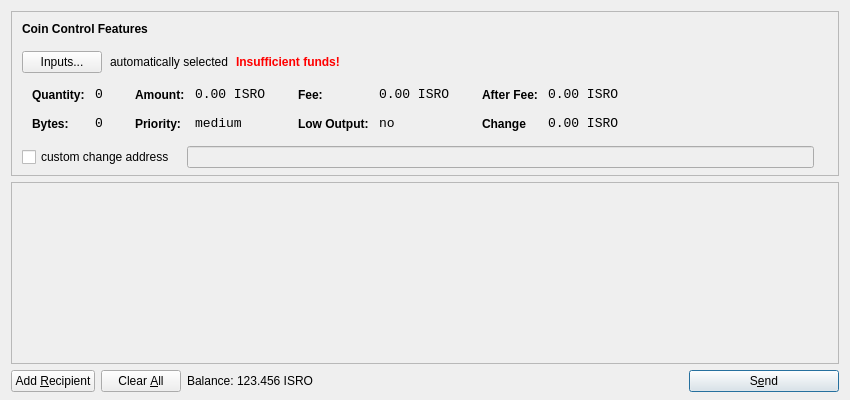
<?xml version="1.0" encoding="UTF-8"?>
<ui version="4.0">
 <class>SendCoinsDialog</class>
 <widget class="QDialog" name="SendCoinsDialog">
  <property name="geometry">
   <rect>
    <x>0</x>
    <y>0</y>
    <width>850</width>
    <height>400</height>
   </rect>
  </property>
  <property name="windowTitle">
   <string>Send Coins</string>
  </property>
  <layout class="QVBoxLayout" name="verticalLayout" stretch="0,1,0">
   <property name="bottomMargin">
    <number>8</number>
   </property>
   <item>
    <widget class="QFrame" name="frameCoinControl">
     <property name="sizePolicy">
      <sizepolicy hsizetype="Expanding" vsizetype="Expanding">
       <horstretch>0</horstretch>
       <verstretch>0</verstretch>
      </sizepolicy>
     </property>
     <property name="maximumSize">
      <size>
       <width>16777215</width>
       <height>16777215</height>
      </size>
     </property>
     <property name="frameShape">
      <enum>QFrame::StyledPanel</enum>
     </property>
     <property name="frameShadow">
      <enum>QFrame::Sunken</enum>
     </property>
     <layout class="QVBoxLayout" name="verticalLayoutCoinControl2">
      <property name="spacing">
       <number>-1</number>
      </property>
      <property name="leftMargin">
       <number>0</number>
      </property>
      <property name="topMargin">
       <number>0</number>
      </property>
      <property name="rightMargin">
       <number>0</number>
      </property>
      <property name="bottomMargin">
       <number>6</number>
      </property>
      <item>
       <layout class="QVBoxLayout" name="verticalLayoutCoinControl" stretch="0,0,0,0,1">
        <property name="spacing">
         <number>0</number>
        </property>
        <property name="leftMargin">
         <number>10</number>
        </property>
        <property name="topMargin">
         <number>10</number>
        </property>
        <item>
         <layout class="QHBoxLayout" name="horizontalLayoutCoinControl1">
          <property name="bottomMargin">
           <number>15</number>
          </property>
          <item>
           <widget class="QLabel" name="labelCoinControlFeatures">
            <property name="sizePolicy">
             <sizepolicy hsizetype="Preferred" vsizetype="Maximum">
              <horstretch>0</horstretch>
              <verstretch>0</verstretch>
             </sizepolicy>
            </property>
            <property name="font">
             <font>
              <weight>75</weight>
              <bold>true</bold>
             </font>
            </property>
            <property name="styleSheet">
             <string notr="true">font-weight:bold;</string>
            </property>
            <property name="text">
             <string>Coin Control Features</string>
            </property>
           </widget>
          </item>
         </layout>
        </item>
        <item>
         <layout class="QHBoxLayout" name="horizontalLayoutCoinControl2" stretch="0,0,0,0">
          <property name="spacing">
           <number>8</number>
          </property>
          <property name="bottomMargin">
           <number>10</number>
          </property>
          <item>
           <widget class="QPushButton" name="pushButtonCoinControl">
            <property name="styleSheet">
             <string notr="true"/>
            </property>
            <property name="text">
             <string>Inputs...</string>
            </property>
           </widget>
          </item>
          <item>
           <widget class="QLabel" name="labelCoinControlAutomaticallySelected">
            <property name="text">
             <string>automatically selected</string>
            </property>
            <property name="margin">
             <number>5</number>
            </property>
           </widget>
          </item>
          <item>
           <widget class="QLabel" name="labelCoinControlInsuffFunds">
            <property name="font">
             <font>
              <weight>75</weight>
              <bold>true</bold>
             </font>
            </property>
            <property name="styleSheet">
             <string notr="true">color:red;font-weight:bold;</string>
            </property>
            <property name="text">
             <string>Insufficient funds!</string>
            </property>
            <property name="margin">
             <number>5</number>
            </property>
           </widget>
          </item>
          <item>
           <spacer name="horizontalSpacerCoinControl">
            <property name="orientation">
             <enum>Qt::Horizontal</enum>
            </property>
            <property name="sizeHint" stdset="0">
             <size>
              <width>40</width>
              <height>1</height>
             </size>
            </property>
           </spacer>
          </item>
         </layout>
        </item>
        <item>
         <widget class="QWidget" name="widgetCoinControl" native="true">
          <property name="sizePolicy">
           <sizepolicy hsizetype="Preferred" vsizetype="Preferred">
            <horstretch>0</horstretch>
            <verstretch>0</verstretch>
           </sizepolicy>
          </property>
          <property name="minimumSize">
           <size>
            <width>0</width>
            <height>0</height>
           </size>
          </property>
          <property name="styleSheet">
           <string notr="true"/>
          </property>
          <layout class="QHBoxLayout" name="horizontalLayoutCoinControl5">
           <property name="margin">
            <number>0</number>
           </property>
           <item>
            <layout class="QHBoxLayout" name="horizontalLayoutCoinControl3" stretch="0,0,0,1">
             <property name="spacing">
              <number>20</number>
             </property>
             <property name="topMargin">
              <number>0</number>
             </property>
             <property name="bottomMargin">
              <number>10</number>
             </property>
             <item>
              <layout class="QFormLayout" name="formLayoutCoinControl1">
               <property name="horizontalSpacing">
                <number>10</number>
               </property>
               <property name="verticalSpacing">
                <number>14</number>
               </property>
               <property name="leftMargin">
                <number>10</number>
               </property>
               <property name="topMargin">
                <number>4</number>
               </property>
               <property name="rightMargin">
                <number>6</number>
               </property>
               <item row="0" column="0">
                <widget class="QLabel" name="labelCoinControlQuantityText">
                 <property name="styleSheet">
                  <string notr="true">font-weight:bold;</string>
                 </property>
                 <property name="text">
                  <string>Quantity:</string>
                 </property>
                 <property name="margin">
                  <number>0</number>
                 </property>
                </widget>
               </item>
               <item row="0" column="1">
                <widget class="QLabel" name="labelCoinControlQuantity">
                 <property name="font">
                  <font>
                   <family>Monospace</family>
                   <pointsize>10</pointsize>
                  </font>
                 </property>
                 <property name="cursor">
                  <cursorShape>IBeamCursor</cursorShape>
                 </property>
                 <property name="contextMenuPolicy">
                  <enum>Qt::ActionsContextMenu</enum>
                 </property>
                 <property name="text">
                  <string>0</string>
                 </property>
                 <property name="margin">
                  <number>0</number>
                 </property>
                 <property name="textInteractionFlags">
                  <set>Qt::LinksAccessibleByMouse|Qt::TextSelectableByKeyboard|Qt::TextSelectableByMouse</set>
                 </property>
                </widget>
               </item>
               <item row="1" column="0">
                <widget class="QLabel" name="labelCoinControlBytesText">
                 <property name="styleSheet">
                  <string notr="true">font-weight:bold;</string>
                 </property>
                 <property name="text">
                  <string>Bytes:</string>
                 </property>
                </widget>
               </item>
               <item row="1" column="1">
                <widget class="QLabel" name="labelCoinControlBytes">
                 <property name="font">
                  <font>
                   <family>Monospace</family>
                   <pointsize>10</pointsize>
                  </font>
                 </property>
                 <property name="cursor">
                  <cursorShape>IBeamCursor</cursorShape>
                 </property>
                 <property name="contextMenuPolicy">
                  <enum>Qt::ActionsContextMenu</enum>
                 </property>
                 <property name="text">
                  <string>0</string>
                 </property>
                 <property name="textInteractionFlags">
                  <set>Qt::LinksAccessibleByMouse|Qt::TextSelectableByKeyboard|Qt::TextSelectableByMouse</set>
                 </property>
                </widget>
               </item>
              </layout>
             </item>
             <item>
              <layout class="QFormLayout" name="formLayoutCoinControl2">
               <property name="horizontalSpacing">
                <number>10</number>
               </property>
               <property name="verticalSpacing">
                <number>14</number>
               </property>
               <property name="leftMargin">
                <number>6</number>
               </property>
               <property name="topMargin">
                <number>4</number>
               </property>
               <property name="rightMargin">
                <number>6</number>
               </property>
               <item row="0" column="0">
                <widget class="QLabel" name="labelCoinControlAmountText">
                 <property name="styleSheet">
                  <string notr="true">font-weight:bold;</string>
                 </property>
                 <property name="text">
                  <string>Amount:</string>
                 </property>
                 <property name="margin">
                  <number>0</number>
                 </property>
                </widget>
               </item>
               <item row="0" column="1">
                <widget class="QLabel" name="labelCoinControlAmount">
                 <property name="font">
                  <font>
                   <family>Monospace</family>
                   <pointsize>10</pointsize>
                  </font>
                 </property>
                 <property name="cursor">
                  <cursorShape>IBeamCursor</cursorShape>
                 </property>
                 <property name="contextMenuPolicy">
                  <enum>Qt::ActionsContextMenu</enum>
                 </property>
                 <property name="text">
                  <string>0.00 ISRO</string>
                 </property>
                 <property name="textInteractionFlags">
                  <set>Qt::LinksAccessibleByMouse|Qt::TextSelectableByKeyboard|Qt::TextSelectableByMouse</set>
                 </property>
                </widget>
               </item>
               <item row="1" column="0">
                <widget class="QLabel" name="labelCoinControlPriorityText">
                 <property name="styleSheet">
                  <string notr="true">font-weight:bold;</string>
                 </property>
                 <property name="text">
                  <string>Priority:</string>
                 </property>
                </widget>
               </item>
               <item row="1" column="1">
                <widget class="QLabel" name="labelCoinControlPriority">
                 <property name="font">
                  <font>
                   <family>Monospace</family>
                   <pointsize>10</pointsize>
                  </font>
                 </property>
                 <property name="cursor">
                  <cursorShape>IBeamCursor</cursorShape>
                 </property>
                 <property name="contextMenuPolicy">
                  <enum>Qt::ActionsContextMenu</enum>
                 </property>
                 <property name="text">
                  <string>medium</string>
                 </property>
                 <property name="textInteractionFlags">
                  <set>Qt::LinksAccessibleByMouse|Qt::TextSelectableByKeyboard|Qt::TextSelectableByMouse</set>
                 </property>
                </widget>
               </item>
              </layout>
             </item>
             <item>
              <layout class="QFormLayout" name="formLayoutCoinControl3">
               <property name="horizontalSpacing">
                <number>10</number>
               </property>
               <property name="verticalSpacing">
                <number>14</number>
               </property>
               <property name="leftMargin">
                <number>6</number>
               </property>
               <property name="topMargin">
                <number>4</number>
               </property>
               <property name="rightMargin">
                <number>6</number>
               </property>
               <item row="0" column="0">
                <widget class="QLabel" name="labelCoinControlFeeText">
                 <property name="styleSheet">
                  <string notr="true">font-weight:bold;</string>
                 </property>
                 <property name="text">
                  <string>Fee:</string>
                 </property>
                 <property name="margin">
                  <number>0</number>
                 </property>
                </widget>
               </item>
               <item row="0" column="1">
                <widget class="QLabel" name="labelCoinControlFee">
                 <property name="font">
                  <font>
                   <family>Monospace</family>
                   <pointsize>10</pointsize>
                  </font>
                 </property>
                 <property name="cursor">
                  <cursorShape>IBeamCursor</cursorShape>
                 </property>
                 <property name="contextMenuPolicy">
                  <enum>Qt::ActionsContextMenu</enum>
                 </property>
                 <property name="text">
                  <string>0.00 ISRO</string>
                 </property>
                 <property name="textInteractionFlags">
                  <set>Qt::LinksAccessibleByMouse|Qt::TextSelectableByKeyboard|Qt::TextSelectableByMouse</set>
                 </property>
                </widget>
               </item>
               <item row="1" column="0">
                <widget class="QLabel" name="labelCoinControlLowOutputText">
                 <property name="styleSheet">
                  <string notr="true">font-weight:bold;</string>
                 </property>
                 <property name="text">
                  <string>Low Output:</string>
                 </property>
                </widget>
               </item>
               <item row="1" column="1">
                <widget class="QLabel" name="labelCoinControlLowOutput">
                 <property name="font">
                  <font>
                   <family>Monospace</family>
                   <pointsize>10</pointsize>
                  </font>
                 </property>
                 <property name="cursor">
                  <cursorShape>IBeamCursor</cursorShape>
                 </property>
                 <property name="contextMenuPolicy">
                  <enum>Qt::ActionsContextMenu</enum>
                 </property>
                 <property name="text">
                  <string>no</string>
                 </property>
                 <property name="textInteractionFlags">
                  <set>Qt::LinksAccessibleByMouse|Qt::TextSelectableByKeyboard|Qt::TextSelectableByMouse</set>
                 </property>
                </widget>
               </item>
              </layout>
             </item>
             <item>
              <layout class="QFormLayout" name="formLayoutCoinControl4">
               <property name="horizontalSpacing">
                <number>10</number>
               </property>
               <property name="verticalSpacing">
                <number>14</number>
               </property>
               <property name="leftMargin">
                <number>6</number>
               </property>
               <property name="topMargin">
                <number>4</number>
               </property>
               <property name="rightMargin">
                <number>6</number>
               </property>
               <item row="0" column="0">
                <widget class="QLabel" name="labelCoinControlAfterFeeText">
                 <property name="styleSheet">
                  <string notr="true">font-weight:bold;</string>
                 </property>
                 <property name="text">
                  <string>After Fee:</string>
                 </property>
                 <property name="margin">
                  <number>0</number>
                 </property>
                </widget>
               </item>
               <item row="0" column="1">
                <widget class="QLabel" name="labelCoinControlAfterFee">
                 <property name="font">
                  <font>
                   <family>Monospace</family>
                   <pointsize>10</pointsize>
                  </font>
                 </property>
                 <property name="cursor">
                  <cursorShape>IBeamCursor</cursorShape>
                 </property>
                 <property name="contextMenuPolicy">
                  <enum>Qt::ActionsContextMenu</enum>
                 </property>
                 <property name="text">
                  <string>0.00 ISRO</string>
                 </property>
                 <property name="textInteractionFlags">
                  <set>Qt::LinksAccessibleByMouse|Qt::TextSelectableByKeyboard|Qt::TextSelectableByMouse</set>
                 </property>
                </widget>
               </item>
               <item row="1" column="0">
                <widget class="QLabel" name="labelCoinControlChangeText">
                 <property name="styleSheet">
                  <string notr="true">font-weight:bold;</string>
                 </property>
                 <property name="text">
                  <string>Change</string>
                 </property>
                </widget>
               </item>
               <item row="1" column="1">
                <widget class="QLabel" name="labelCoinControlChange">
                 <property name="font">
                  <font>
                   <family>Monospace</family>
                   <pointsize>10</pointsize>
                  </font>
                 </property>
                 <property name="cursor">
                  <cursorShape>IBeamCursor</cursorShape>
                 </property>
                 <property name="contextMenuPolicy">
                  <enum>Qt::ActionsContextMenu</enum>
                 </property>
                 <property name="text">
                  <string>0.00 ISRO</string>
                 </property>
                 <property name="textInteractionFlags">
                  <set>Qt::LinksAccessibleByMouse|Qt::TextSelectableByKeyboard|Qt::TextSelectableByMouse</set>
                 </property>
                </widget>
               </item>
              </layout>
             </item>
            </layout>
           </item>
          </layout>
         </widget>
        </item>
        <item>
         <layout class="QHBoxLayout" name="horizontalLayoutCoinControl4" stretch="0,0,0">
          <property name="spacing">
           <number>12</number>
          </property>
          <property name="sizeConstraint">
           <enum>QLayout::SetDefaultConstraint</enum>
          </property>
          <property name="topMargin">
           <number>5</number>
          </property>
          <property name="rightMargin">
           <number>5</number>
          </property>
          <item>
           <widget class="QCheckBox" name="checkBoxCoinControlChange">
            <property name="text">
             <string>custom change address</string>
            </property>
           </widget>
          </item>
          <item>
           <widget class="QLineEdit" name="lineEditCoinControlChange">
            <property name="enabled">
             <bool>false</bool>
            </property>
            <property name="sizePolicy">
             <sizepolicy hsizetype="Expanding" vsizetype="Fixed">
              <horstretch>0</horstretch>
              <verstretch>0</verstretch>
             </sizepolicy>
            </property>
           </widget>
          </item>
          <item>
           <widget class="QLabel" name="labelCoinControlChangeLabel">
            <property name="sizePolicy">
             <sizepolicy hsizetype="Preferred" vsizetype="Expanding">
              <horstretch>0</horstretch>
              <verstretch>0</verstretch>
             </sizepolicy>
            </property>
            <property name="minimumSize">
             <size>
              <width>0</width>
              <height>0</height>
             </size>
            </property>
            <property name="text">
             <string/>
            </property>
            <property name="margin">
             <number>3</number>
            </property>
           </widget>
          </item>
         </layout>
        </item>
        <item>
         <spacer name="verticalSpacerCoinControl">
          <property name="orientation">
           <enum>Qt::Vertical</enum>
          </property>
          <property name="sizeHint" stdset="0">
           <size>
            <width>800</width>
            <height>1</height>
           </size>
          </property>
         </spacer>
        </item>
       </layout>
      </item>
     </layout>
    </widget>
   </item>
   <item>
    <widget class="QScrollArea" name="scrollArea">
     <property name="widgetResizable">
      <bool>true</bool>
     </property>
     <widget class="QWidget" name="scrollAreaWidgetContents">
      <property name="geometry">
       <rect>
        <x>0</x>
        <y>0</y>
        <width>830</width>
        <height>165</height>
       </rect>
      </property>
      <layout class="QVBoxLayout" name="verticalLayout_2">
       <property name="margin">
        <number>0</number>
       </property>
       <item>
        <layout class="QVBoxLayout" name="entries">
         <property name="spacing">
          <number>6</number>
         </property>
        </layout>
       </item>
       <item>
        <spacer name="verticalSpacer">
         <property name="orientation">
          <enum>Qt::Vertical</enum>
         </property>
         <property name="sizeHint" stdset="0">
          <size>
           <width>20</width>
           <height>40</height>
          </size>
         </property>
        </spacer>
       </item>
      </layout>
     </widget>
    </widget>
   </item>
   <item>
    <layout class="QHBoxLayout" name="horizontalLayout">
     <item>
      <widget class="QPushButton" name="addButton">
       <property name="toolTip">
        <string>Send to multiple recipients at once</string>
       </property>
       <property name="text">
        <string>Add &amp;Recipient</string>
       </property>
       <property name="icon">
        <iconset resource="../bitcoin.qrc">
         <normaloff>:/icons/add</normaloff>:/icons/add</iconset>
       </property>
       <property name="autoDefault">
        <bool>false</bool>
       </property>
      </widget>
     </item>
     <item>
      <widget class="QPushButton" name="clearButton">
       <property name="sizePolicy">
        <sizepolicy hsizetype="Minimum" vsizetype="Fixed">
         <horstretch>0</horstretch>
         <verstretch>0</verstretch>
        </sizepolicy>
       </property>
       <property name="toolTip">
        <string>Remove all transaction fields</string>
       </property>
       <property name="text">
        <string>Clear &amp;All</string>
       </property>
       <property name="icon">
        <iconset resource="../bitcoin.qrc">
         <normaloff>:/icons/remove</normaloff>:/icons/remove</iconset>
       </property>
       <property name="autoRepeatDelay">
        <number>300</number>
       </property>
       <property name="autoDefault">
        <bool>false</bool>
       </property>
      </widget>
     </item>
     <item>
      <layout class="QHBoxLayout" name="horizontalLayout_2">
       <property name="spacing">
        <number>3</number>
       </property>
       <item>
        <widget class="QLabel" name="label">
         <property name="sizePolicy">
          <sizepolicy hsizetype="Preferred" vsizetype="Fixed">
           <horstretch>0</horstretch>
           <verstretch>0</verstretch>
          </sizepolicy>
         </property>
         <property name="text">
          <string>Balance:</string>
         </property>
        </widget>
       </item>
       <item>
        <widget class="QLabel" name="labelBalance">
         <property name="sizePolicy">
          <sizepolicy hsizetype="Preferred" vsizetype="Fixed">
           <horstretch>0</horstretch>
           <verstretch>0</verstretch>
          </sizepolicy>
         </property>
         <property name="cursor">
          <cursorShape>IBeamCursor</cursorShape>
         </property>
         <property name="text">
          <string>123.456 ISRO</string>
         </property>
         <property name="textInteractionFlags">
          <set>Qt::LinksAccessibleByMouse|Qt::TextSelectableByKeyboard|Qt::TextSelectableByMouse</set>
         </property>
        </widget>
       </item>
      </layout>
     </item>
     <item>
      <spacer name="horizontalSpacer">
       <property name="orientation">
        <enum>Qt::Horizontal</enum>
       </property>
       <property name="sizeHint" stdset="0">
        <size>
         <width>40</width>
         <height>20</height>
        </size>
       </property>
      </spacer>
     </item>
     <item>
      <widget class="QPushButton" name="sendButton">
       <property name="minimumSize">
        <size>
         <width>150</width>
         <height>0</height>
        </size>
       </property>
       <property name="toolTip">
        <string>Confirm the send action</string>
       </property>
       <property name="text">
        <string>S&amp;end</string>
       </property>
       <property name="icon">
        <iconset resource="../bitcoin.qrc">
         <normaloff>:/icons/send</normaloff>:/icons/send</iconset>
       </property>
       <property name="default">
        <bool>true</bool>
       </property>
      </widget>
     </item>
    </layout>
   </item>
  </layout>
 </widget>
 <resources>
  <include location="../bitcoin.qrc"/>
 </resources>
 <connections/>
</ui>
